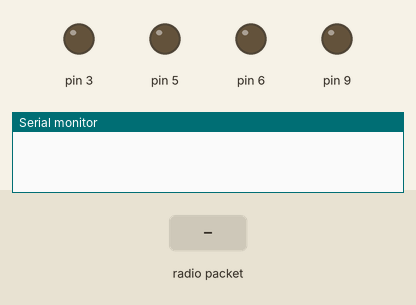
Simulated run of this sketch. Board: Arduino Uno, built with avr-gcc and run on an emulated ATmega328P. Shown: output pins drawn as LEDs (lit = HIGH), the last lines printed to the serial monitor. Inputs (shaded band) come from the test bench. No radio packets arrive unless stated.

Above: at 1.2 s.
1.3 s: radio packet "top" arrives
At 2.6 s:
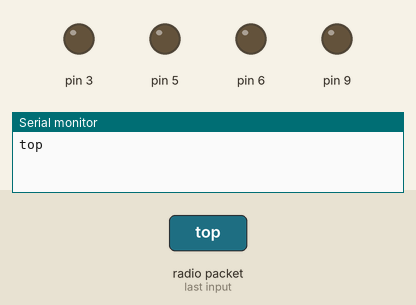
2.9 s: radio packet "bottom" arrives
At 3.9 s:
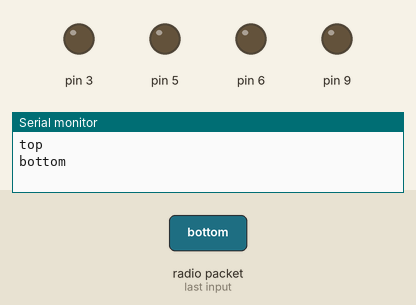
4.5 s: radio packet "left" arrives
At 5.1 s:
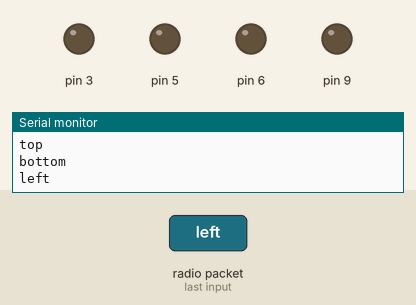
6.1 s: radio packet "right" arrives
At 7.5 s:
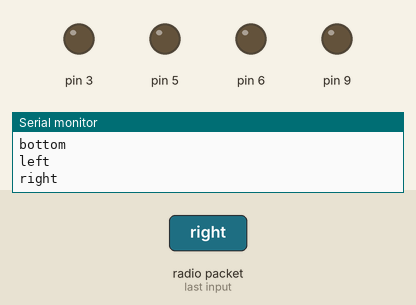
Timing chart, 0 to 8.7 s (numbered marks = the images above; inputs shaded):
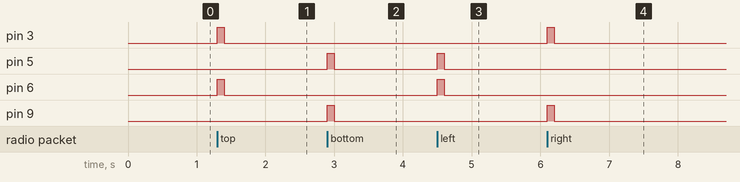

The sketch:

reciver.ino
```cpp
/*
* Arduino Wireless Communication Tutorial
*       Example 1 - Receiver Code
*
* by Dejan Nedelkovski, www.HowToMechatronics.com
*
* Library: TMRh20/RF24, https://github.com/tmrh20/RF24/
*/

#include <SPI.h>
#include <nRF24L01.h>
#include <RF24.h>

RF24 radio(7, 8); // CE, CSN

const byte address[6] = "00001";

void setup() {
  Serial.begin(9600);
  radio.begin();
  radio.openReadingPipe(0, address);
  radio.setPALevel(RF24_PA_MIN);
  radio.startListening();
  pinMode(3,OUTPUT);
  pinMode(5,OUTPUT);
  pinMode(6,OUTPUT);
  pinMode(9,OUTPUT);

      digitalWrite(3,0);
      digitalWrite(5,0);
      digitalWrite(6,0);
      digitalWrite(9,0);
}

void loop() {
  if (radio.available()) {
    char text[32] = "";
    radio.read(&text, sizeof(text));
    Serial.println(text);

    if(String(text)=="top"){
      digitalWrite(3,1);
      digitalWrite(5,0);
      digitalWrite(6,1);
      digitalWrite(9,0);
    }
    else if(String(text)=="bottom"){
      digitalWrite(3,0);
      digitalWrite(5,1);
      digitalWrite(6,0);
      digitalWrite(9,1);
    }

    else if(String(text)=="left"){
      digitalWrite(3,0);
      digitalWrite(5,1);
      digitalWrite(6,1);
      digitalWrite(9,0);
    }

    else if(String(text)=="right"){
      digitalWrite(3,1);
      digitalWrite(5,0);
      digitalWrite(6,0);
      digitalWrite(9,1);
   }
    delay(100);
  }

  digitalWrite(3,0);
  digitalWrite(5,0);
  digitalWrite(6,0);
  digitalWrite(9,0);

}
```

Measured:
- after the input at 1.3 s, pin 3, pin 6: LOW → HIGH at once, → LOW 0.10 s later
- after the input at 2.9 s, pin 5, pin 9: LOW → HIGH at once, → LOW 0.10 s later
- after the input at 4.5 s, pin 5, pin 6: LOW → HIGH at once, → LOW 0.10 s later
- after the input at 6.1 s, pin 3, pin 9: LOW → HIGH at once, → LOW 0.10 s later
